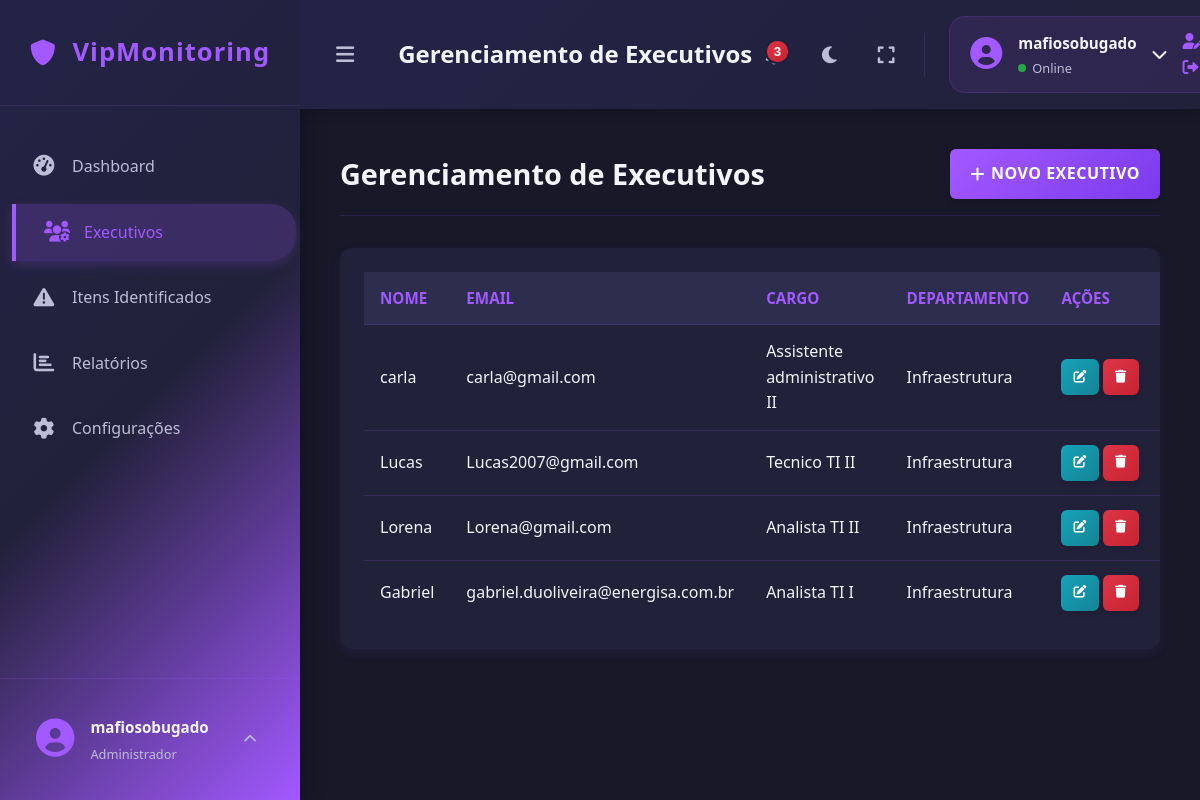
Page /executives (signed in) on the earlier database version.
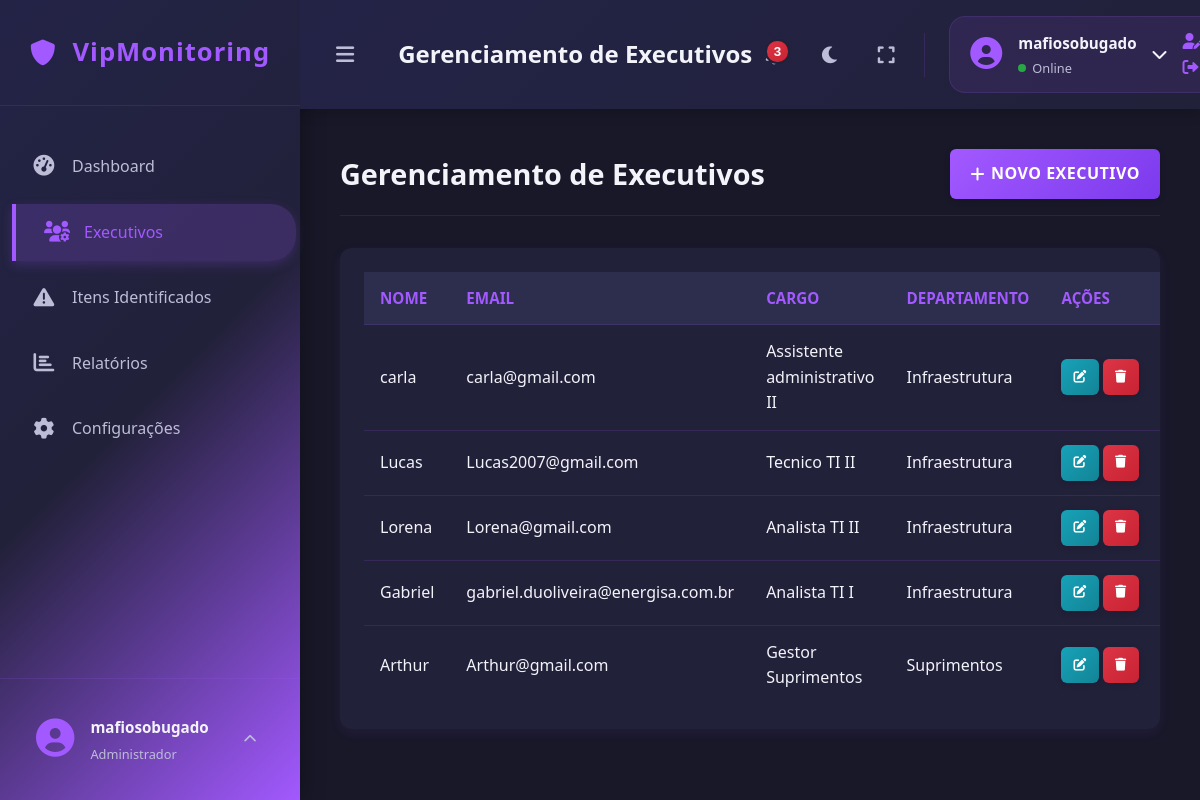
Same page on the later database version.
### tables this page shows
CREATE TABLE users (
            id INTEGER PRIMARY KEY AUTOINCREMENT,
            username TEXT NOT NULL UNIQUE,
            email TEXT NOT NULL UNIQUE,
            password TEXT NOT NULL
        );

CREATE TABLE executives (
            id INTEGER PRIMARY KEY AUTOINCREMENT,
            name TEXT NOT NULL,
            email TEXT NOT NULL UNIQUE,
            role TEXT,
            department TEXT,
            risk_score REAL DEFAULT 0.0,
            risk_level TEXT DEFAULT 'NENHUM'
        );

### app.py (the view)
@app.route('/executives')
@login_required
def executives():
    all_executives = database.get_all_executives()
    return render_template('executives.html', executives=all_executives, active_page='executives')

### app.py (called while the page is built)
@login_manager.user_loader
def load_user(user_id):
    try:
        return database.User.get(user_id)
    except Exception as e:
        print(f"Erro ao carregar usuário {user_id}: {e}")
        return None

### database.py (called while the page is built)
def get_db_connection():
    conn = sqlite3.connect(DATABASE)
    conn.row_factory = sqlite3.Row # Isso permite acessar colunas por nome
    return conn

def get_all_executives():
    conn = get_db_connection()
    executives = conn.execute('SELECT * FROM executives').fetchall()
    conn.close()
    return executives

    @staticmethod
    def get(user_id):
        conn = get_db_connection()
        user_data = conn.execute('SELECT * FROM users WHERE id = ?', (user_id,)).fetchone()
        conn.close()
        if user_data:
            return User(user_data['id'], user_data['username'], user_data['email'], user_data['password'])
        return None

### templates/executives.html (shortened to what this page needs)
{% extends "base.html" %}
{% block page_title %}Gerenciamento de Executivos{% endblock %}
{% block content %}
    <div class="content-header">
        <h1>Gerenciamento de Executivos</h1>
        <a href="{{ url_for('add_executive') }}" class="btn-action btn-add-new">
            <i class="fas fa-plus"></i> Novo Executivo
        </a>
    </div>
    <div class="data-table-container">
        {% if executives %}
        <table>
            <thead>
                <tr>
                    <th>Nome</th>
                    <th>Email</th>
                    <th>Cargo</th>
                    <th>Departamento</th>
                    <th class="actions-col">Ações</th>
                </tr>
            </thead>
            <tbody>
                {% for exec in executives %}
                <tr>
                    <td data-label="Nome">{{ exec.name }}</td>
                    <td data-label="Email">{{ exec.email }}</td>
                    <td data-label="Cargo">{{ exec.role if exec.role else '-' }}</td>
                    <td data-label="Departamento">{{ exec.department if exec.department else '-' }}</td>
                    <td data-label="Ações" class="actions">
                        <button class="btn-action btn-edit" onclick="openEditExecutiveModal({{ exec.id }}, '{{ exec.name }}', '{{ exec.email }}', '{{ exec.role if exec.role else '' }}', '{{ exec.department if exec.department else '' }}')">
                            <i class="fas fa-edit"></i>
                        </button>
                        <form method="POST" action="{{ url_for('delete_executive', executive_id=exec.id) }}" style="display: inline;" onsubmit="return confirm('Tem certeza que deseja excluir este executivo?')">
                            <button type="submit" class="btn-action btn-delete">
                                <i class="fas fa-trash"></i>
                            </button>
                        </form>
                    </td>
                </tr>
                {% endfor %}
            </tbody>
        </table>
        {% else %}
        <p>Nenhum executivo cadastrado ainda. <a href="{{ url_for('add_executive') }}">Adicione um agora!</a></p>
        {% endif %}
    </div>
{% endblock %}

### templates/base.html (shortened to what this page needs)
<!DOCTYPE html>
<html lang="pt-BR">
<head>
    <link rel="stylesheet" href="{{ url_for('static', filename='css/style.css') }}">
    <link rel="stylesheet" href="https://cdnjs.cloudflare.com/ajax/libs/font-awesome/6.0.0/css/all.min.css">
</head>
<body>
    <div class="app-container">
        <div class="sidebar">
            <div class="sidebar-header">
                <div class="app-logo">
                    <i class="fas fa-shield-alt"></i>
                    <span>VipMonitoring</span>
                </div>
            </div>
            <nav class="sidebar-nav">
                <ul>
                    <li class="nav-item {{ 'active' if active_page == 'dashboard' else '' }}">
                        <a href="{{ url_for('dashboard') }}">
                            <i class="fas fa-tachometer-alt"></i>
                            <span class="nav-text">Dashboard</span>
                        </a>
                    </li>
                    <li class="nav-item {{ 'active' if active_page == 'executives' else '' }}">
                        <a href="{{ url_for('executives') }}">
                            <i class="fas fa-users-cog"></i>
                            <span class="nav-text">Executivos</span>
                        </a>
                    </li>
                    <li class="nav-item {{ 'active' if active_page == 'items' else '' }}">
                        <a href="{{ url_for('items') }}">
                            <i class="fas fa-exclamation-triangle"></i>
                            <span class="nav-text">Itens Identificados</span>
                        </a>
                    </li>
                    <li class="nav-item {{ 'active' if active_page == 'reports' else '' }}">
                        <a href="{{ url_for('reports') }}">
                            <i class="fas fa-chart-bar"></i>
                            <span class="nav-text">Relatórios</span>
                        </a>
                    </li>
                    <li class="nav-item {{ 'active' if active_page == 'settings' else '' }}">
                        <a href="{{ url_for('settings') }}">
                            <i class="fas fa-cog"></i>
                            <span class="nav-text">Configurações</span>
                        </a>
                    </li>
                </ul>
            </nav>
            <div class="sidebar-footer">
                <div class="user-profile">
                    <div class="user-avatar">
                        <i class="fas fa-user-circle"></i>
                    </div>
                    <div class="user-info">
                        <span class="user-name">{{ current_user.username if current_user.is_authenticated else 'Usuário' }}</span>
                        <span class="user-role">Administrador</span>
                    </div>
                    <div class="user-menu">
                        <button class="user-menu-toggle" onclick="toggleUserMenu()">
                            <i class="fas fa-chevron-up"></i>
                        </button>
                    </div>
                </div>
            </div>
        </div>
        <div class="main-content">
            <nav class="navbar">
                <div class="navbar-left">
                    <button class="sidebar-toggle" onclick="toggleSidebar()">
                        <i class="fas fa-bars"></i>
                    </button>
                    <div class="page-title">
                        <h3>{% block page_title %}{% endblock %}</h3>
                    </div>
                </div>
                <div class="navbar-right">
                    <div class="navbar-actions">
                        <button class="action-btn" title="Notificações" onclick="toggleNotifications()">
                            <i class="fas fa-bell"></i>
                            <span class="notification-badge" id="notificationCount">3</span>
                        </button>
                        <button class="action-btn" title="Modo escuro" onclick="toggleDarkMode()">
                            <i class="fas fa-moon"></i>
                        </button>
                        <button class="action-btn" title="Tela cheia" onclick="toggleFullscreen()">
                            <i class="fas fa-expand"></i>
                        </button>
                    </div>
                    <div class="user-info-navbar" onclick="toggleNavUserMenu()">
                        <div class="user-avatar-small">
                            <i class="fas fa-user-circle"></i>
                        </div>
                        <div class="user-details">
                            <span class="user-name">{{ current_user.username if current_user.is_authenticated else 'Usuário' }}</span>
                            <span class="user-status online">Online</span>
                        </div>
                        <div class="user-chevron">
                            <i class="fas fa-chevron-down" id="navUserChevron"></i>
                        </div>
                        <div class="user-nav-dropdown" id="userNavDropdown">
                            <a href="#" class="nav-menu-item">
                                <i class="fas fa-user-edit"></i>
                            </a>
                            <a href="{{ url_for('logout') }}" class="nav-menu-item logout">
                                <i class="fas fa-sign-out-alt"></i>
                            </a>
                        </div>
                    </div>
                </div>
            </nav>
            <div class="content-area">
                {% block content %}{% endblock %}
            </div>
        </div>
    </div>
</body>
</html>

Differences in the rows shown:
added executives: name "Arthur", email "Arthur@gmail.com", role "Gestor Suprimentos", department "Suprimentos"
